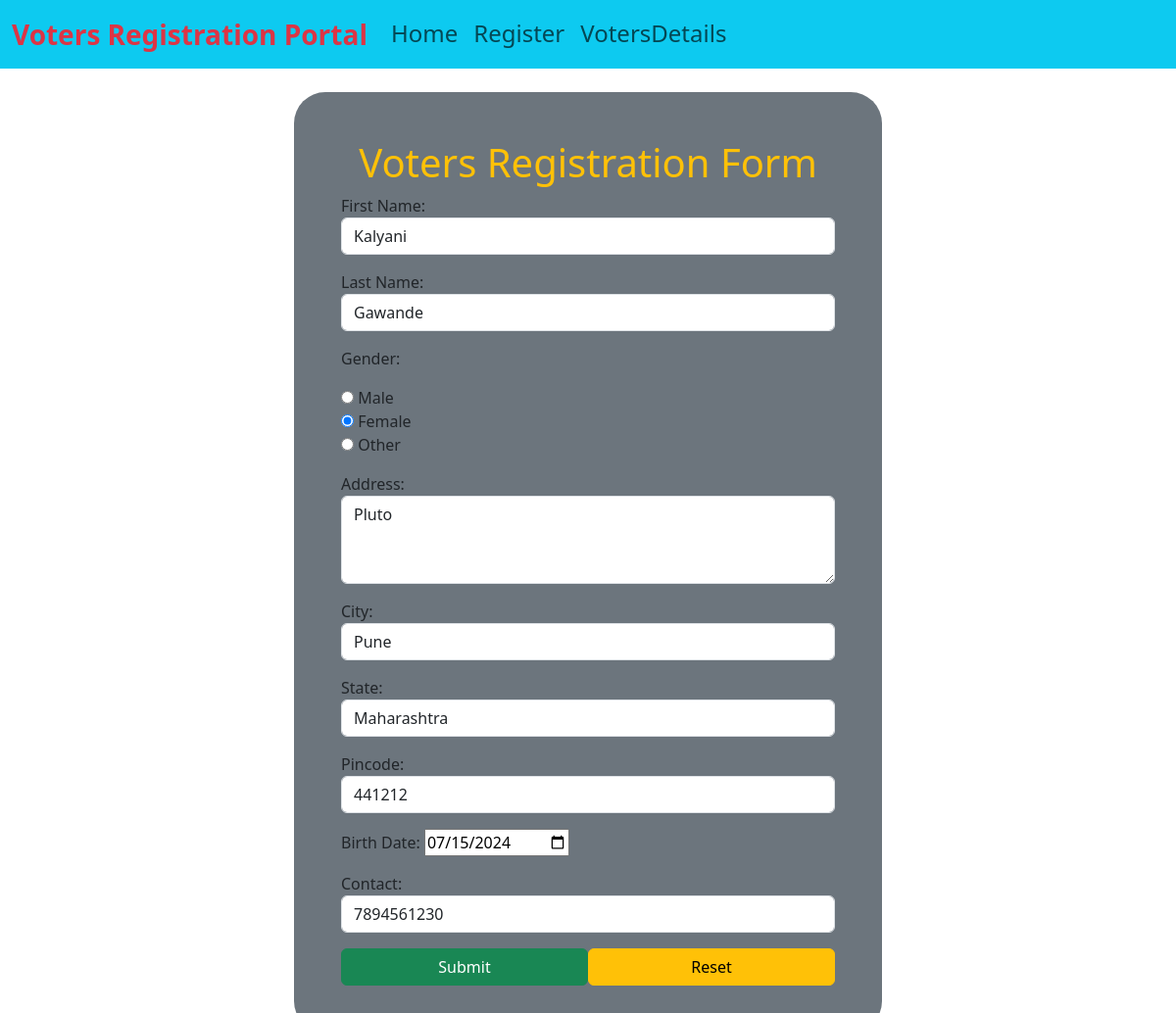
/a1/uv/176E70F0B3/, run on the app's committed database.
### app1/models.py (models this page shows)
class Voters(models.Model):
    vid = models.CharField(max_length=10, primary_key=True, default = generate_unic_Id, editable = False)
    fname = models.CharField(max_length=34,
                             validators=[validators.RegexValidator('^[a-zA-Z]{2,}$',
                                                                   message='Please enter proper first name with minimum 2 characters')])
    lname = models.CharField(max_length=34,
                             validators=[validators.RegexValidator('^[a-zA-Z]{2,}$',
                                                                   message='Please enter proper last name with minimum 2 characters')])
    gender = models.CharField(max_length=23)
    address = models.CharField(max_length=300)
    city = models.CharField(max_length=23)
    state = models.CharField(max_length=23)
    pincode = models.CharField(max_length=12,
                               validators=[validators.RegexValidator('^[1-9]{1}[0-9]{2}[0-9]{3}$',
                                                                     message='Please Enter Valid 6-digit Pincode')]
                               )
    dob = models.DateField()
    contact = models.CharField(max_length=23,
                               validators=[validators.RegexValidator('^(\+\d{1,3}[- ]?)?\d{10}$',
                                                                     message='Please Enter Proper Contact Number')])

### app1/views.py (the view)
# urls.py: path('uv/<x>/', updateview),
def updateview(request, x):
    obj = Voters.objects.get(vid=x)
    form = VotersForm(instance=obj)
    if request.method == 'POST':
        form = VotersForm(request.POST, instance=obj)
        if form.is_valid():
            form.save()
            return redirect(f'/a1/sdv/{obj.vid}/')
    return render(request, 'app1/form.html', {'form': form})

### app1/forms.py (shortened to what this page needs)
class VotersForm(forms.ModelForm):
    class Meta:
        model = Voters
        fields = '__all__'
        labels = {
            'vid' : 'Voters ID',
            'fname' : 'First Name',
            'lname' : 'Last Name',
            'dob' : 'Birth Date'
        }
        widgets = {
            'vid' : forms.TextInput(attrs={'class': 'form-control'}),
            'fname' : forms.TextInput(attrs={'class': 'form-control'}),
            'lname' : forms.TextInput(attrs={'class': 'form-control'}),
            'gender' : forms.RadioSelect(choices=gen),
            'address' : forms.Textarea(attrs={'class': 'form-control', 'style': 'height:90px;'}),
            'city' : forms.TextInput(attrs={'class': 'form-control'}),
            'state' : forms.TextInput(attrs={'class': 'form-control'}),
            'pincode' : forms.TextInput(attrs={'class': 'form-control'}),
            'dob' : forms.DateInput(attrs={'type': 'date'}),
            'contact' : forms.TextInput(attrs={'class': 'form-control'}),
        }

### templates/app1/form.html (shortened to what this page needs)
{% extends 'base.html' %}
{% block content %}
<div class="bg-secondary w-50 mx-auto p-5 mt-4 rounded-5">
    <h1 class="text-warning text-center">Voters Registration Form</h1>
    <form method="post">
        {{ form.as_p }}
        <input type="submit" class="btn btn-success col-6">
        <input type="reset" class="btn btn-warning col-6 float-end">
    </form>
</div>
{% endblock %}

### data on the page
Voters: fname "Kalyani", lname "Gawande", gender "☐ Male ☑ Female ☐ Other", address "Pluto", city "Pune", state "Maharashtra", pincode "441212", dob "07/15/2024", contact "7894561230"
